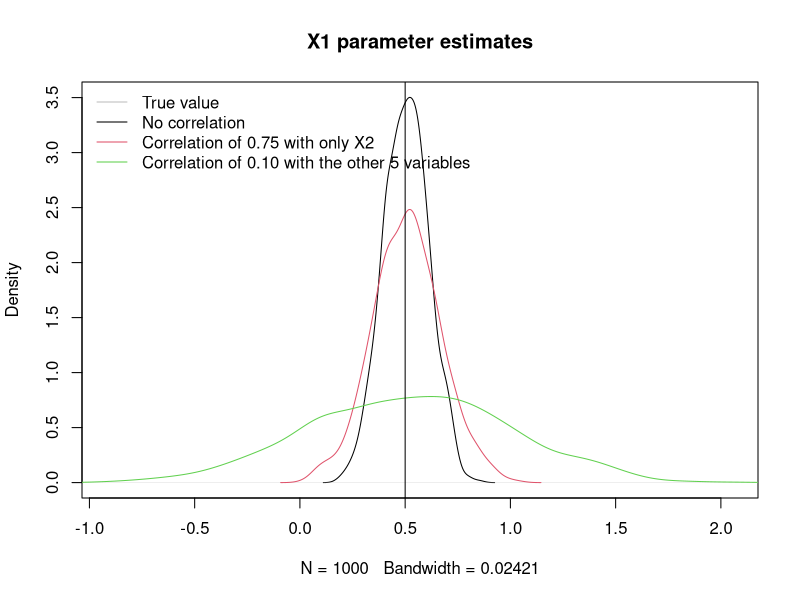
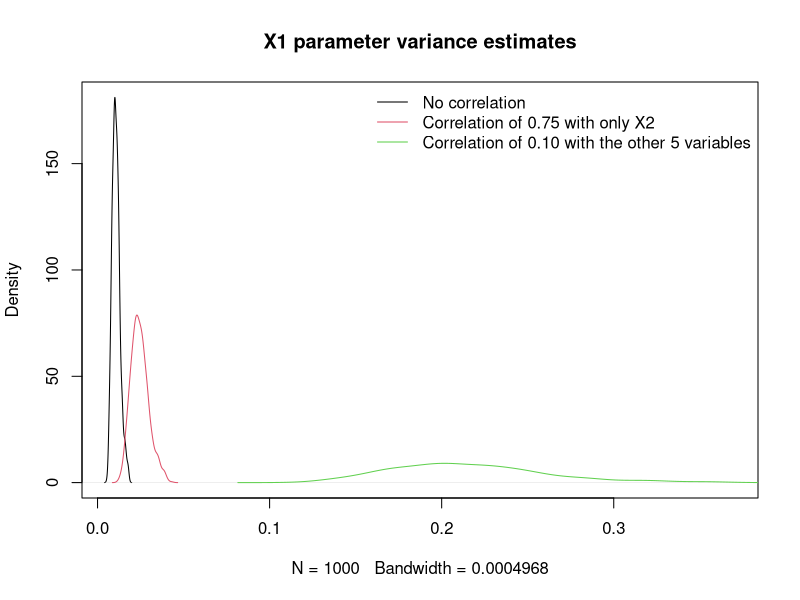
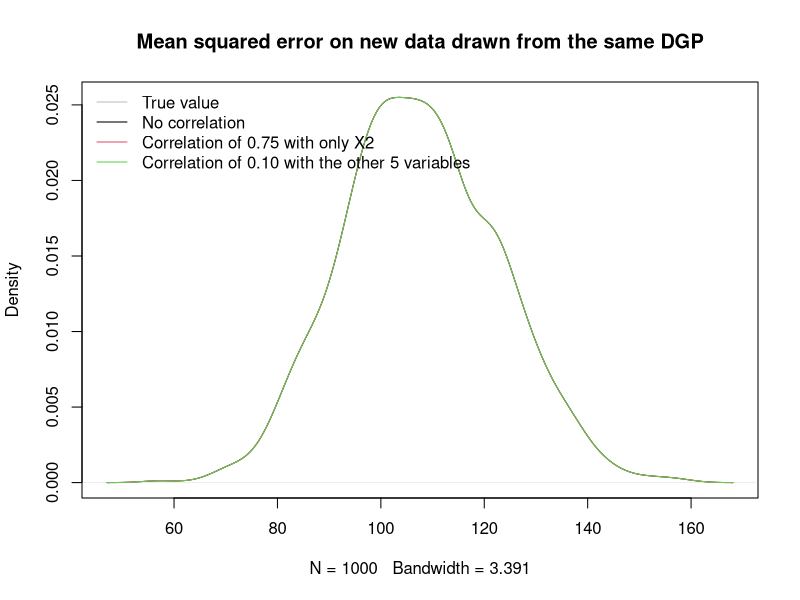

Generate these figures, in order, with R:
## ---- chunk 1
library(MASS)
covMat0<-matrix(0,6,6) #independent variables
diag(covMat0)<-1 #with variances equal to 1, the correlation matrix == covariance matrix
covMatHigh<-covMat0
covMatHigh[1,2]<-covMatHigh[2,1]<-0.75 #high correlation between only variables 1 and 2
covMatLow<-covMat0
covMatLow[1,1:6]<-covMatLow[1:6,1]<-0.1 #small correlation between all variables

stockBeta0<-stockBetaHigh<-stockBetaLow<-stockVarBeta0<-stockVarBetaHigh<-stockVarBetaLow<-matrix(0,nrow=1000,ncol=7) #stock parameter estimates and their variances
stockMSE0<-stockMSEHigh<-stockMSELow<-rep(0,1000) #stock prediction error
stockX1Cov0<-stockX1CovHigh<-stockX1CovLow<-0 #In how many simulations the true parameter of X1 is in its 95% confidence interval
stockX1Pow0<-stockX1PowHigh<-stockX1PowLow<-0 #In how many simulations 0 is in the X1 95% confidence interval (= statistical power)
for(i in 1:1000){
  set.seed(i)
  X<-mvrnorm(100, rep(0,6), covMat0)
  Y<-2+0.5*X[,1]-1.5*X[,2]+2.5*X[,3]-0.5*X[,4]+3.5*X[,5]+rnorm(100)
  m<-lm(Y~X)
  stockBeta0[i,]<-coef(m)
  stockVarBeta0[i,]<-diag(vcov(m))
  CI<-confint(m)[2,]
  stockX1Cov0<-stockX1Cov0+I(CI[1]<=0.5 & CI[2]>=0.5)
  stockX1Pow0<-stockX1Pow0+!I(CI[1]<=0 & CI[2]>=0)
  X<-mvrnorm(100, rep(0,6), covMat0)
  Y<-2+0.5*X[,1]-1.5*X[,2]+2.5*X[,3]-0.5*X[,4]+3.5*X[,5]+rnorm(100)
  stockMSE0[i]<-sum((Y-predict(m,newdata = list(X=X)))^2)
  
  set.seed(i)
  X<-mvrnorm(100, rep(0,6), covMatHigh)
  Y<-2+0.5*X[,1]-1.5*X[,2]+2.5*X[,3]-0.5*X[,4]+3.5*X[,5]+rnorm(100)
  m<-lm(Y~X)
  stockBetaHigh[i,]<-coef(m)
  stockVarBetaHigh[i,]<-diag(vcov(m))
  CI<-confint(m)[2,]
  stockX1CovHigh<-stockX1CovHigh+I(CI[1]<=0.5 & CI[2]>=0.5)
  stockX1PowHigh<-stockX1PowHigh+!I(CI[1]<=0 & CI[2]>=0)
  X<-mvrnorm(100, rep(0,6), covMatHigh)
  Y<-2+0.5*X[,1]-1.5*X[,2]+2.5*X[,3]-0.5*X[,4]+3.5*X[,5]+rnorm(100)
  stockMSEHigh[i]<-sum((Y-predict(m,newdata = list(X=X)))^2)
  
  set.seed(i)
  X<-mvrnorm(100, rep(0,6), covMatLow)
  Y<-2+0.5*X[,1]-1.5*X[,2]+2.5*X[,3]-0.5*X[,4]+3.5*X[,5]+rnorm(100)
  m<-lm(Y~X)
  stockBetaLow[i,]<-coef(m)
  stockVarBetaLow[i,]<-diag(vcov(m))
  CI<-confint(m)[2,]
  stockX1CovLow<-stockX1CovLow+I(CI[1]<=0.5 & CI[2]>=0.5)
  stockX1PowLow<-stockX1PowLow+!I(CI[1]<=0 & CI[2]>=0)
  X<-mvrnorm(100, rep(0,6), covMatLow)
  Y<-2+0.5*X[,1]-1.5*X[,2]+2.5*X[,3]-0.5*X[,4]+3.5*X[,5]+rnorm(100)
  stockMSELow[i]<-sum((Y-predict(m,newdata = list(X=X)))^2)
}
## ---- chunk 2
i<-2
plot(density(stockBeta0[,i]),xlim=range(c(stockBeta0[,i],stockBetaHigh[,i],stockBetaLow[,i])),main="X1 parameter estimates")
lines(density(stockBetaHigh[,i]),col=2)
lines(density(stockBetaLow[,i]),col=3)
abline(v=0.5)
legend("topleft",c("True value","No correlation","Correlation of 0.75 with only X2","Correlation of 0.10 with the other 5 variables"),lty=1,col=c("grey",1:3),bty="n")
## ---- chunk 3
i<-2
plot(density(stockVarBeta0[,i]),xlim=range(c(stockVarBeta0[,i],stockVarBetaHigh[,i],stockVarBetaLow[,i])),main="X1 parameter variance estimates")
lines(density(stockVarBetaHigh[,i]),col=2)
lines(density(stockVarBetaLow[,i]),col=3)
legend("topright",c("No correlation","Correlation of 0.75 with only X2","Correlation of 0.10 with the other 5 variables"),lty=1,col=1:3,bty="n")
## ---- chunk 4
library(car)
set.seed(1)
X<-mvrnorm(100, rep(0,6), covMatHigh)
Y<-2+0.5*X[,1]-1.5*X[,2]+2.5*X[,3]-0.5*X[,4]+3.5*X[,5]+rnorm(100)
d<-data.frame(cbind(Y,X)) #data should be a data.frame
colnames(d)<-c("Y",paste0("X",1:6))
m<-lm(Y~.,d)
vif(m)
## ---- chunk 5
set.seed(1)
X<-mvrnorm(100, rep(0,6), covMatLow)
Y<-2+0.5*X[,1]-1.5*X[,2]+2.5*X[,3]-0.5*X[,4]+3.5*X[,5]+rnorm(100)
d<-data.frame(cbind(Y,X)) #data should be a data.frame
colnames(d)<-c("Y",paste0("X",1:6))
m<-lm(Y~.,d)
vif(m)

## ---- chunk 6
plot(density(stockMSE0),main="Mean squared error on new data drawn from the same DGP")
lines(density(stockMSEHigh),col=2)
lines(density(stockMSELow),col=3)
legend("topleft",c("True value","No correlation","Correlation of 0.75 with only X2","Correlation of 0.10 with the other 5 variables"),lty=1,col=c("grey",1:3),bty="n")
